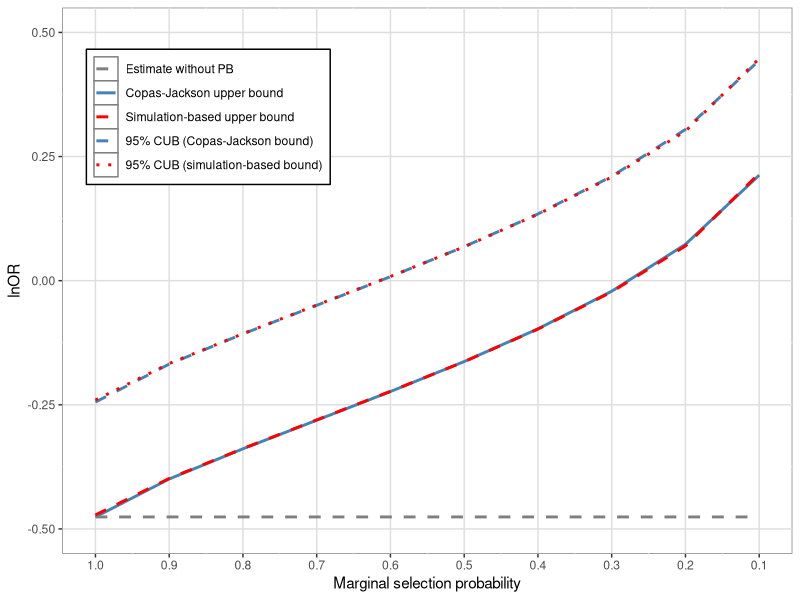

R code for this plot: (Note: this script raises an error after producing the figure.)
##
## EXAMPLE 1
##

library(kableExtra)
library(ggplot2)
library(gridExtra)
library(tidyr)
library(metafor)

## NEED TO SET LOCAL PATH-------------------------------------------------------
# setwd()

## DATA PREPROCESS
example1 <- read.csv("eg1-data.csv")
example1$si2 <- (1/example1$precision)^2

## RANDOM-EFFECTS META-ANALYSIS WITHOUT CONSIDERING PUBLICATION BIAS (PB)
ma1 <- rma.uni(yi = y, vi = si2, data = example1, method = "ML")

## PRINT RESULTS WITHOUT PB
sprintf("mu (SE; 95.CI) = %.3f (%.3f; %.3f to %.3f); tau2 (SE) = %.3f (%.3f)", 
        ma1$b, ma1$se, ma1$ci.lb, ma1$ci.ub, ma1$tau2, ma1$se.tau2)

## CALCULATE ANALYTICAL COPAS-JACKSON BOUND (tau=0)
p <- seq(1, 0.1, -0.1)
u <- qnorm(p)
b.CJ.max <- with(example1, {1/p*dnorm(u)*sum(precision)/sum(precision^2)})
b.CJ.min <- with(example1, -{1/p*dnorm(u)*sum(precision)/sum(precision^2)})
names(b.CJ.max) <- sprintf("p=%.2f", p)
names(b.CJ.min) <- sprintf("p=%.2f", p)

## COPAS-JACKSONG BOUNG OF PB
## MAX BIAS FOR THE UPPER BOUND
b.CJ.max
## MIN BIAS FOR THE LOWER BOUND
b.CJ.min

## ANALYTICAL COPAS-JACKSON BOUND (tau=0) 95%CI BASED ON SE WITHOUT PB
b.CJ.ub <- b.CJ.max+qnorm(0.975)*as.vector(ma1$se)
b.CJ.lb <- b.CJ.min-qnorm(0.975)*as.vector(ma1$se)

## CONFIDENCE LOWER AND UPPER BANDS
rbind(b.CJ.ub, b.CJ.lb)

## IMPORT THE MC BOUND; NEED RESULTS FROM SAS**!!-------------------------------
b.MC.result <- read.csv("SAS/result1-K2000-R1.csv")
##

## GENERATE PLOTS AND TABLES----------------------------------------------------
## 
## 
df <- b.MC.result[,c(1,2,3,6)]
df$theta <- rep(ma1$b,10)
df$theta.lb <- rep(ma1$ci.lb,10)
df$theta.ub <- rep(ma1$ci.ub,10)

df$MC.ub <- as.vector(ma1$b)+df$maxb
df$MC.lb <- as.vector(ma1$b)+df$minb
df$MC.cub <- as.vector(ma1$b)+df$maxb+qnorm(0.975)*as.vector(ma1$se)
df$MC.clb <- as.vector(ma1$b)+df$minb-qnorm(0.975)*as.vector(ma1$se)

df$CJ.ub <- as.vector(ma1$b)+b.CJ.max
df$CJ.lb <- as.vector(ma1$b)+b.CJ.min
df$CJ.cub <- as.vector(ma1$b)+b.CJ.ub
df$CJ.clb <- as.vector(ma1$b)+b.CJ.lb



## PLOT 1: UPPER BOUND ONLY ----
## 
lgd1 <- c("Estimate without PB", 
         "Copas-Jackson upper bound","Simulation-based upper bound",
         "95% CUB (Copas-Jackson bound)","95% CUB (simulation-based bound)")
dfu <- data.frame(
  p = rep(df$p, 5),
  est = c(df$theta, df$CJ.ub, df$MC.ub, df$CJ.cub, df$MC.cub),
  grp = rep(lgd1, each=10)
)
p1 <- ggplot(
  dfu, aes(x = p, y = est, group = grp, color = grp, linetype=grp)) +
  geom_line(size=1) +
  scale_y_continuous(limits = c(-0.5,0.5), name = "lnOR") +
  scale_x_reverse(n.breaks = 10, name="Marginal selection probability") + 
  theme(panel.background = element_rect(fill = "white", colour = "grey50"),
        panel.grid.major = element_line(colour = "grey87"),
        legend.key = element_rect (fill = "white"),
        legend.position = c(0.2, 0.8), 
        legend.background = element_rect(fill = "white", color = "black"),
        legend.title = element_blank())+
  scale_colour_manual("",
                      breaks = lgd1,
                      values = c("grey50","steelblue","red","steelblue","red"))+
  scale_linetype_manual("",
                        breaks = lgd1,
                        values = c(2,1,2,2,3))

ggsave(filename = "fig-tab/eg1.eps", plot = p1, device = cairo_ps, width = 8, height = 8)

## TABLE 1: UPPER BOUND ONLY ----
## 
tab1 <- cbind.data.frame(
  p = p, 
  sprintf("%.3f (%.3f)", df$MC.lb, df$MC.clb),
  sprintf("%.3f (%.3f)", df$MC.ub, df$MC.cub),
  sprintf("%.3f (%.3f)", df$CJ.lb, df$CJ.clb),
  sprintf("%.3f (%.3f)", df$CJ.ub, df$CJ.cub))
colnames(tab1) <- c("$p$", "LB (95\\% CLB)", "UB (95\\% CUB)", "LB (95\\% CLB)", "UB (95\\% CUB)")

sink("fig-tab/tab1-upper.tex")
kbl(tab1[,c(1,3,5)], 
    format = "latex",
    longtable = F, 
    booktabs = T, 
    linesep = "",
    digits = 3,
    align = "r",
    escape = FALSE,
    caption = "Example 1: the upper bounds of the lnOR by the simulation-based and the Copas-Jackson bounds.",
    label = "tab1",
    row.names = NA) %>%
  add_header_above(c("", "Simulation-based bounds"=1, "Copas-Jackson bounds"=1), escape = FALSE) %>% 
  footnote(general = "
           UB indicates upper bound; CUB indicates the confidence upper band of the UB.", 
           escape = FALSE, threeparttable = TRUE,  general_title = "")
sink()

## PLOT 2: UPPER AND LOWER BOUNDS ----
## 
lgd2 <- c("Estimate without PB",
         "Copas-Jackson bound","Simulation-based bound",
         "95% CUB and CLB \n (Copas-Jackson bound)","95% CUB and CLB \n (simulation-based bound)")
dfb <- data.frame(
  p = rep(df$p, 5),
  est1 = c(df$theta, df$CJ.ub, df$MC.ub, df$CJ.cub, df$MC.cub),
  est2 = c(df$theta, df$CJ.lb, df$MC.lb, df$CJ.clb, df$MC.clb),
  grp = rep(lgd2, each=10)
)
dfl <- data.frame(
  p = rep(df$p, 4),
  est = c(df$CJ.lb, df$MC.lb, df$CJ.clb, df$MC.clb),
  grp = rep(lgd2[-1], each=10)
)
p2 <- ggplot(
  dfb, aes(x = p, y = est1, group = grp, color = grp, linetype=grp)) +
  geom_line(size=1) +
  geom_line(aes(x = p, y = est2, group = grp, color = grp, linetype=grp), size=1)+
  scale_y_continuous(limits = c(-1.5,0.5), name = "lnOR") +
  scale_x_reverse(n.breaks = 10, name="Marginal selection probability") + 
  theme(panel.background = element_rect(fill = "white", colour = "grey50"),
        panel.grid.major = element_line(colour = "grey87"),
        legend.key = element_rect (fill = "white"),
        legend.position = c(0.2, 0.2), 
        legend.background = element_rect(fill = "white", color = "black"),
        legend.title = element_blank())+
  scale_colour_manual("",
                      breaks = lgd2,
                      values = c("grey50","steelblue","red","steelblue","red"))+
  scale_linetype_manual("",
                        breaks = lgd2,
                        values = c(2,1,2,2,3))

ggsave(filename = "fig-tab/eg1-bothbounds.eps", plot = p2, device = cairo_ps, width = 8, height = 8)

## TABLE 2: UPPER AND LOWER BOUNDS ----
## 
sink("fig-tab/tab1-both.tex")
kbl(tab1, 
    format = "latex",
    longtable = F, 
    booktabs = T, 
    linesep = "",
    digits = 3,
    align = "r",
    escape = FALSE,
    caption = "Example 1: the upper and lower bounds of the lnOR by the simulation-based and the Copas-Jackson bounds.",
    label = "tab1",
    row.names = NA) %>%
  add_header_above(c("", "Simulation-based bounds"=2, "Copas-Jackson bounds"=2), escape = FALSE) %>% 
  footnote(general = "
           LB indicates lower bound; CLB indicates the confidence lower band of the LB; 
           UB indicates upper bound; CUB indicates the confidence upper band of the UB.", 
           escape = FALSE, threeparttable = TRUE,  general_title = "")
sink()


## PLOT 3A: COMPARISON OF SETTING DIFFERENT K (UPPER BOUNDS, ONE TIME) ----
##
b.MC.result1 <- read.csv("SAS/result1-K1000-R1.csv")
b.MC.result2 <- read.csv("SAS/result1-K2000-R1.csv")
b.MC.result3 <- read.csv("SAS/result1-K5000-R1.csv")
b.MC.result4 <- read.csv("SAS/result1-K20000-R1.csv")

ldg3 <- c("Copas-Jackson bound","K=1000","K=2000","K=5000","K=20000")
dfk <- data.frame(
  p = rep(df$p,5),
  est = c(df$CJ.ub, as.vector(ma1$b)+c(b.MC.result1$maxb,b.MC.result2$maxb,b.MC.result3$maxb,b.MC.result4$maxb)),
  grp = rep(ldg3,each = 10)
)

p3a <- ggplot(
  dfk, aes(x = p, y = est, group = grp, color = grp, linetype=grp)) +
  geom_line(size=1) +
  scale_y_continuous(limits = c(-0.5,0.27), name = "lnOR") +
  scale_x_reverse(n.breaks = 10, name="Marginal selection probability") + 
  theme(panel.background = element_rect(fill = "white", colour = "grey50"),
        panel.grid.major = element_line(colour = "grey87"),
        legend.key = element_rect (fill = "white"),
        legend.position = c(0.25, 0.8), 
        legend.background = element_rect(fill = "white", color = "black"),
        legend.title = element_blank())+
  scale_colour_manual("",
                      breaks = ldg3,
                      values = c("#377eb8","#4daf4a","#e41a1c","#984ea3","#ff7f00"))+
  scale_linetype_manual("",
                        breaks = ldg3,
                        values = c(1,2,2,2,2))+
  ggtitle("A. One-time simulation-based upper bounds")

## TABLE 3A: COMPARISON OF SETTING DIFFERENT K (UPPER BOUNDS, ONE TIME) ----
##

tab21 <- dfk %>% spread(key = grp, value = est)

sink("fig-tab/tab1-k.tex")
kbl(tab21[order(tab21$p, decreasing = T),], 
    format = "latex",
    longtable = F, 
    booktabs = T, 
    linesep = "",
    digits = 3,
    align = "r",
    escape = FALSE,
    caption = "Example 1: the upper bounds of the lnOR by the simulation-based given different $K$.",
    label = "tab1",
    row.names = NA) %>%
  add_header_above(c("", "Simulation-based upper bounds"=4, ""), escape = FALSE)  
sink()

## PLOT 3B: COMPARISON OF SETTING DIFFERENT K AND 10 SAMPLES ----------------------
##

b.MC.rep1 <- read.csv("SAS/result1-K1000-R10.csv")
b.MC.rep2 <- read.csv("SAS/result1-K2000-R10.csv")
b.MC.rep3 <- read.csv("SAS/result1-K5000-R10.csv")
b.MC.rep4 <- read.csv("SAS/result1-K20000-R10.csv")

lgd4 <- c("K=1000","K=2000","K=5000","K=20000") 
bpdf0 <- rbind(b.MC.rep1,b.MC.rep2,b.MC.rep3,b.MC.rep4)
bpdf <- data.frame(
  pp = as.factor(c(bpdf0$p)),
  est = bpdf0$maxb+as.vector(ma1$b),
  grp = rep(lgd4,each=100)
  ) 
bpdf$grp2 <- factor(bpdf$grp, levels = lgd4, ordered = TRUE)
p3b <- ggplot(bpdf, aes(x=pp, y=est, fill=grp2)) + 
  geom_boxplot(alpha = 0.5)+
  scale_x_discrete(limits = rev(levels(bpdf$pp)),name="Marginal selection probability") +
  scale_y_continuous(limits = c(-0.5,0.27), name = "lnOR") +
  theme(panel.background = element_rect(fill = "white", colour = "grey50"),
        panel.grid.major = element_line(colour = "grey87"),
        legend.key = element_rect (fill = "white"),
        legend.position = c(0.2, 0.8), legend.background = element_rect(fill = "white", color = "black"),
        legend.title = element_blank())+
  scale_fill_manual("",
                      breaks = lgd4,
                      values = c("#4daf4a","#e41a1c","#984ea3","#ff7f00")) +
  ggtitle("B. Boxplot of 10-time simulation-based upper bounds")

p3 <- grid.arrange(p3a, p3b, ncol=2)
ggsave(filename = "fig-tab/eg1-k.eps", plot = p3, device = cairo_ps, width = 12, height = 6)
